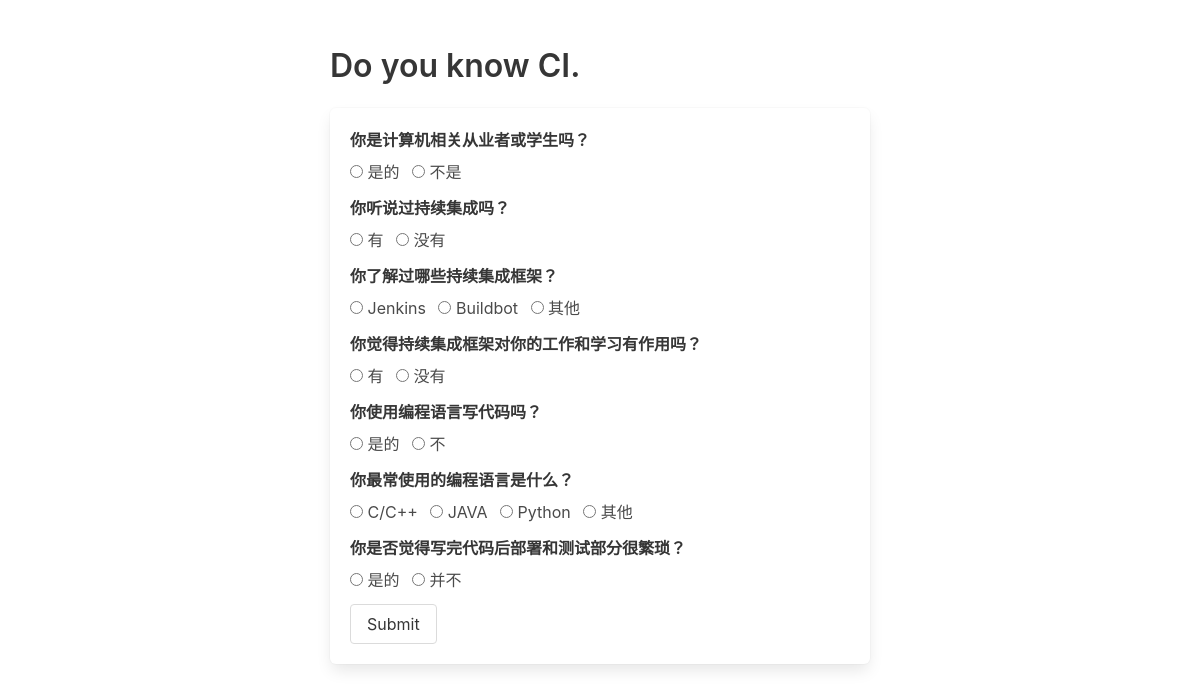
Screenshot of /polls/ with the database file from the repository.
### polls/models.py (models this page shows, shortened)
class Question(models.Model):
    question_text = models.CharField(max_length=200)
    pub_date = models.DateTimeField('datepublished')
    default_hidden = models.BooleanField(default=False)
    def __str__(self):
        return self.question_text

class Choice(models.Model):
    question = models.ForeignKey(Question,on_delete=models.CASCADE)
    choice_text = models.CharField(max_length=200)
    votes = models.IntegerField(default=0)
    def __str__(self):
        return self.choice_text

### polls/views.py (the view)
# urls.py: path('',views.index,name='index'),
def index(request):
    latest_question_list = Question.objects.all()
    context = {'latest_question_list':latest_question_list}
    return render(request,'polls/polls.html', context)

### polls/templates/polls/polls.html (shortened to what this page needs)
<!DOCTYPE html>
<html lang="en">
<head>
    <link rel="stylesheet" href="https://cdn.jsdelivr.net/npm/bulma@0.9.2/css/bulma.min.css">
</head>
<body>
    <section class='section columns is-mobile'>
        <div class="container column is-half-desktop is-full-mobile is-offset-one-quarter-desktop">
            {% if latest_question_list %}
            <h1 class="title">Do you know CI.</h1>
            <form action="/polls/vote/" method="post" class="box">
            {% for question in latest_question_list %}
                <div class="field {% if question.default_hidden %} hidden {% endif %}">
                    <label class="label">{{ question }}</label>
                    {% for choice in question.choice_set.all %}
                    <label class="radio">
                        <input type="radio" name={{ question.id }} value={{ choice.id }}>
                        {{choice}}
                    </label>
                    {% endfor %}
                </div>
            {% endfor %}
            <button class="button" id="submit" >Submit</button>
            {% endif %}
            </form>
        </div>
    </section>
    {% load static %}
</body>
</html>

### rows the page displays
Question: question_text "你是计算机相关从业者或学生吗？"
Choice: choice_text "是的"
Choice: choice_text "不是"
Question: question_text "你听说过持续集成吗？"
Choice: choice_text "有"
Choice: choice_text "没有"
Question: question_text "你了解过哪些持续集成框架？"
Choice: choice_text "Jenkins"
Choice: choice_text "Buildbot"
Choice: choice_text "其他"
Question: question_text "你觉得持续集成框架对你的工作和学习有作用吗？"
Choice: choice_text "有"
Choice: choice_text "没有"
Question: question_text "你使用编程语言写代码吗？"
Choice: choice_text "是的"
Choice: choice_text "不"
Question: question_text "你最常使用的编程语言是什么？"
Choice: choice_text "C/C++"
Choice: choice_text "JAVA"
Choice: choice_text "Python"
Choice: choice_text "其他"
Question: question_text "你是否觉得写完代码后部署和测试部分很繁琐？"
Choice: choice_text "是的"
Choice: choice_text "并不"
